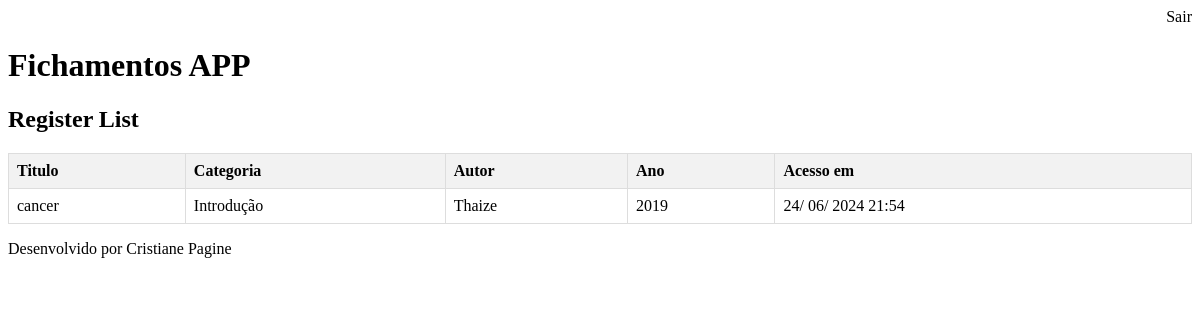
Screenshot of /register/ (signed in) with the database file from the repository.
### core/models.py (models this page shows, shortened)
class Registers(models.Model):
    category = models.ForeignKey(Category, on_delete=models.CASCADE, verbose_name='Categoria')
    title = models.CharField(max_length=200, verbose_name='Titulo Referência')
    autor = models.CharField(max_length=300, blank=True, null=True,  verbose_name='Autor')
    year = models.PositiveIntegerField(verbose_name='Ano')
    objectives = models.CharField(max_length=600, verbose_name='Objetivos')
    database = models.CharField(max_length=150, verbose_name='Base de Dados')
    results = models.CharField(max_length=600, verbose_name='Resultados')
    limitations = models.CharField(max_length=600, verbose_name='Limitações')
    referencies = models.CharField(max_length=600, verbose_name='Referencias')
    dataacess = models.DateTimeField(auto_now=True, verbose_name='Data de Acesso')
    user = models.ForeignKey(User, on_delete=models.CASCADE, verbose_name='Usuário')
    class Meta:
        db_table = 'registers'
    def get_data(self):
        return self.dataacess.strftime('%d/ %m/ %Y %H:%M')

### category/models.py (models this page shows, shortened)
class Category(models.Model):
    name = models.CharField(max_length=200, unique=True, verbose_name='Nome da Categoria')
    class Meta:
        db_table = 'category'
    def __str__(self):
        return str(self.name)
    class Meta:
        verbose_name_plural = "Categories"

### core/views.py (the view)
# urls.py: path('register/', views.list_registers),
@login_required(login_url='/login/')
def list_registers(request):
    usuario = request.user
    if usuario.username == 'admin':
        registers = Registers.objects.all()
    else:
        registers = Registers.objects.filter(user=usuario)
    response = {'registers': registers}
    return render(request, 'registers.html', response)

### Templates/registers.html (shortened to what this page needs)
{% extends "modelpage.html" %}
{% block content%}
        <h2>Register List</h2>
        <table>
            <thead>
                <tr>
                    <th>Titulo</th>
                    <th>Categoria</th>
                    <th>Autor</th>
                    <th>Ano</th>
                    <th>Acesso em</th>
                </tr>
            </thead>
            <tbody>
                {% for register in registers %}
                <tr>
                    <td><a href="/register/{{ register.id }}">{{ register.title }}</a></td>
                    <td><a href="/register/{{ register.id }}">{{ register.category }}</a></td>
                    <td><a href="/register/{{ register.id }}">{{ register.autor }}</a></td>
                    <td><a href="/register/{{ register.id }}">{{ register.year }}</a></td>
                    <td><a href="/register/{{ register.id }}">{{ register.get_data}}</a></td>
                </tr>
                {% endfor %}
            </tbody>
        </table>
   {% endblock %}

### Templates/registers.html (style rules this page uses)
table { width: 100%; border-collapse: collapse; }
th, td { border: 1px solid #ddd; padding: 8px; }
th { background-color: #f2f2f2; text-align: left; }
a { display: block; text-decoration: none; color: inherit; width: 100%; height: 100%; }

### rows the page displays
Registers: title "cancer", category "Introdução", autor "Thaize", year "2019", get_data "24/ 06/ 2024 21:54"
